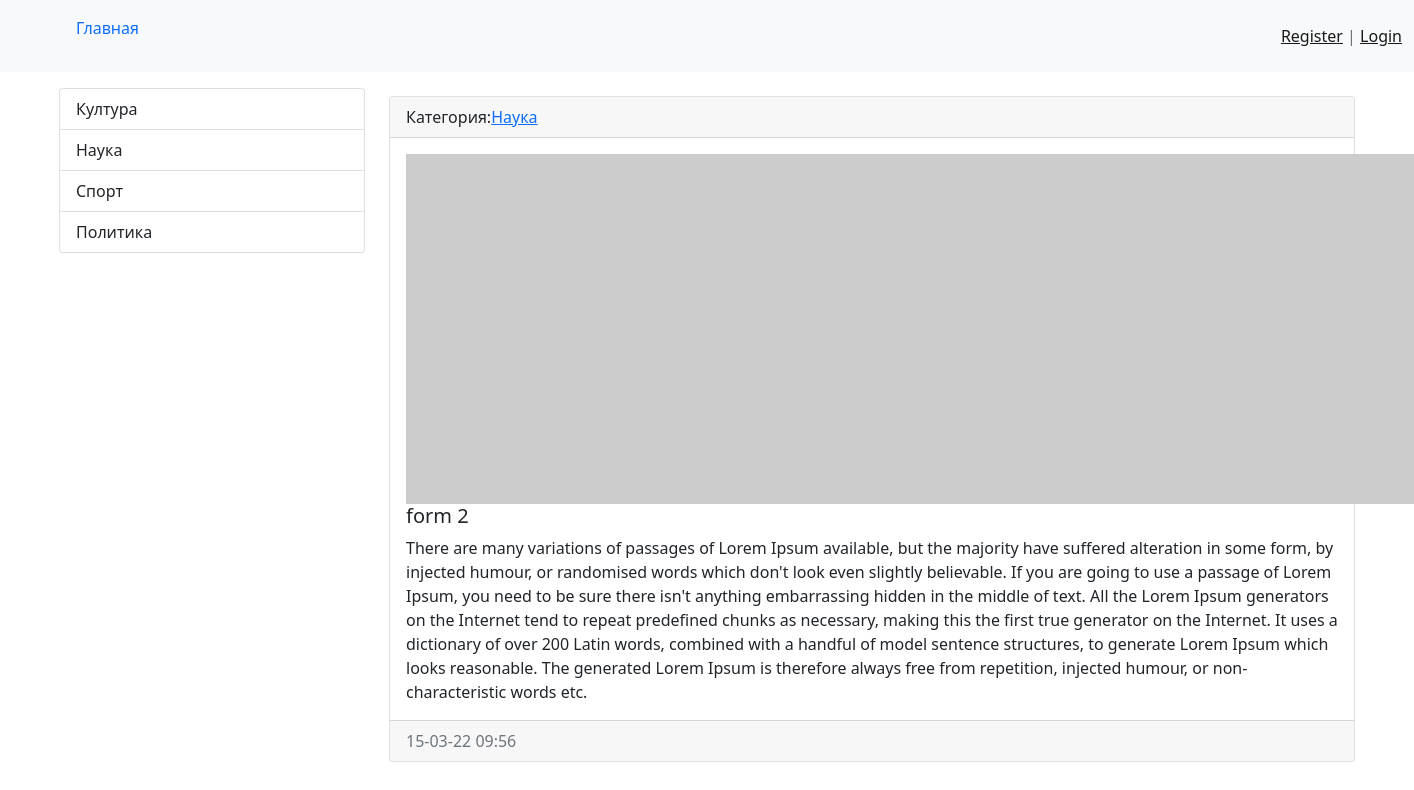
The app's page /news/11/ with its own data.
### news/models.py (models this page shows, shortened)
class Category(models.Model):
    title = models.CharField(max_length=150,db_index=True)
    def __str__(self):
        return self.title
    class Meta:
        verbose_name='Category'
        verbose_name_plural='category'
    def get_absolute_url(self):
        return reverse('category',kwargs={ 'category_id':self.pk })

class News(models.Model):
    title = models.CharField(max_length=150,verbose_name='Sarlavha')
    content = models.TextField(blank=True,verbose_name='Sarlavha matni')
    created_at = models.DateTimeField(auto_now_add=True,verbose_name='yaratilgan vaqt')
    updated_at = models.DateTimeField(auto_now=True,verbose_name="o'zgartirilgan vaqt")
    image = models.ImageField(upload_to='photo/%Y/%m/%d/',verbose_name='rasm',blank=True)
    is_published = models.BooleanField(default=True,verbose_name='bilmadim')
    category = models.ForeignKey('Category',on_delete=models.PROTECT,null=True)
    class Meta:
        verbose_name='Yangiliklar'
        verbose_name_plural='YANGILIK'
        ordering=('-created_at',)

### news/views.py (the view)
# urls.py: path('news/<int:pk>/',ViewNews.as_view(), name='views_news'),
class ViewNews(DetailView):
    model = News
    template_name = 'news/views_news.html'
    context_object_name= 'news_item'

### news/templatetags/news_tags.py (called while the page is built)
@register.simple_tag()
def get_categories():
    return Category.objects.all()

### news/templates/news/views_news.html
{% extends 'base.html' %}
    {% block sidebar %}
    {% include 'inc/_sidebar.html' %}
    {% endblock %}
    {% block content %}
            <div class="col-md-9">
                <div class="card mt-2">
                    <div class="card-header">
                        Категория:<a href="{{ news.item.category.get_absolute_url }}">{{ news_item.category }}</a>
                    </div>
                    <div class="card-body">
                        <div class="media">
                            {% if news_item.image %}
                                <img src="{{ news_item.image.url }}" alt="" width="350" height="235" class="mr-3">
                            {% else %}
                                <img src="https://picsum.photos/id/1060/350/235/?blur=2" class="mr-3">
                            {% endif %}
                            <div class="media-body">
                                <h5 class="card-title">{{ news_item.title }}</h5>
                                <p class="card-text">{{ news_item.content }}</p>
                            </div>
                        </div>
                    </div>
                    <div class="card-footer text-muted">{{ news_item.created_at| date:'d-m-y H:s' }}</div
                </div>
            </div>
    {% endblock %}

### templates/inc/_sidebar.html
{% load news_tags %}
<div class="col-md-3">
    {% get_categories as categories %}
    <div class="list-group">
        {% for item in categories %}
        <a href="{{ item.get_absolute_url }}" class="list-group-item list-group-item-action">{{ item.title }}</a>
        {% endfor %}
    </div>
</div>

### records on screen
Category: title "Култура"
Category: title "Наука"
Category: title "Спорт"
Category: title "Политика"
News: category "Наука", title "form 2", content "There are many variations of passages of Lorem Ipsum available, but the majority have suffered alteration in some form, by injected humour, or randomised words which don't look even slightly believable. If you are going to use a passage of Lorem Ipsum, you need to be sure there isn't anything embarrassing hidden in the middle of text. All the Lorem Ipsum generators on the Internet tend to repeat predefined chunks as necessary, making this the first true generator on the Internet. It uses a dictionary of over 200 Latin words, combined with a handful of model sentence structures, to generate Lorem Ipsum which looks reasonable. The generated Lorem Ipsum is therefore always free from…", created_at "15-03-22 09:56"
